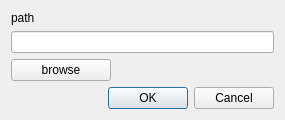
<?xml version="1.0" encoding="UTF-8"?>
<ui version="4.0">
 <class>SaveLoadDialog</class>
 <widget class="QDialog" name="SaveLoadDialog">
  <property name="geometry">
   <rect>
    <x>0</x>
    <y>0</y>
    <width>285</width>
    <height>115</height>
   </rect>
  </property>
  <property name="sizePolicy">
   <sizepolicy hsizetype="Fixed" vsizetype="Fixed">
    <horstretch>0</horstretch>
    <verstretch>0</verstretch>
   </sizepolicy>
  </property>
  <property name="windowTitle">
   <string>Dialog</string>
  </property>
  <layout class="QVBoxLayout" name="verticalLayout">
   <item>
    <widget class="QLabel" name="label">
     <property name="text">
      <string>path</string>
     </property>
    </widget>
   </item>
   <item>
    <widget class="QLineEdit" name="path_text"/>
   </item>
   <item>
    <widget class="QPushButton" name="browse">
     <property name="minimumSize">
      <size>
       <width>100</width>
       <height>0</height>
      </size>
     </property>
     <property name="maximumSize">
      <size>
       <width>100</width>
       <height>16777215</height>
      </size>
     </property>
     <property name="text">
      <string>browse</string>
     </property>
    </widget>
   </item>
   <item>
    <widget class="QDialogButtonBox" name="buttonBox">
     <property name="orientation">
      <enum>Qt::Horizontal</enum>
     </property>
     <property name="standardButtons">
      <set>QDialogButtonBox::Cancel|QDialogButtonBox::Ok</set>
     </property>
    </widget>
   </item>
  </layout>
 </widget>
 <resources/>
 <connections>
  <connection>
   <sender>buttonBox</sender>
   <signal>accepted()</signal>
   <receiver>SaveLoadDialog</receiver>
   <slot>accept()</slot>
   <hints>
    <hint type="sourcelabel">
     <x>248</x>
     <y>254</y>
    </hint>
    <hint type="destinationlabel">
     <x>157</x>
     <y>274</y>
    </hint>
   </hints>
  </connection>
  <connection>
   <sender>buttonBox</sender>
   <signal>rejected()</signal>
   <receiver>SaveLoadDialog</receiver>
   <slot>reject()</slot>
   <hints>
    <hint type="sourcelabel">
     <x>316</x>
     <y>260</y>
    </hint>
    <hint type="destinationlabel">
     <x>286</x>
     <y>274</y>
    </hint>
   </hints>
  </connection>
 </connections>
</ui>
